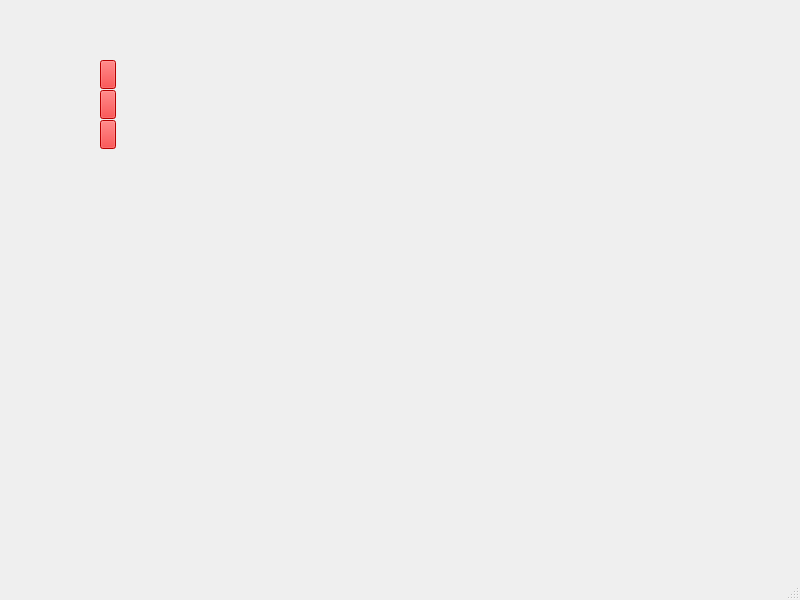
<?xml version="1.0" encoding="UTF-8"?>
<ui version="4.0">
 <class>MainWindow</class>
 <widget class="QMainWindow" name="MainWindow">
  <property name="geometry">
   <rect>
    <x>0</x>
    <y>0</y>
    <width>800</width>
    <height>600</height>
   </rect>
  </property>
  <property name="windowTitle">
   <string>MainWindow</string>
  </property>
  <widget class="QWidget" name="centralwidget">
   <widget class="QPushButton" name="m_PlayBtn">
    <property name="geometry">
     <rect>
      <x>100</x>
      <y>60</y>
      <width>16</width>
      <height>29</height>
     </rect>
    </property>
    <property name="styleSheet">
     <string notr="true"> QPushButton{
     background-color: red;
 }
 QPushButton:pressed {
     background-color: green;     
 }
 QPushButton:hover :!pressed{
     background-color: red;
 }</string>
    </property>
    <property name="text">
     <string/>
    </property>
   </widget>
   <widget class="QPushButton" name="m_SettingsBtn">
    <property name="geometry">
     <rect>
      <x>100</x>
      <y>90</y>
      <width>16</width>
      <height>29</height>
     </rect>
    </property>
    <property name="styleSheet">
     <string notr="true"> QPushButton{
     background-color: red;
 }
 QPushButton:pressed {
     background-color: green;     
 }
 QPushButton:hover :!pressed{
     background-color: red;
 }</string>
    </property>
    <property name="text">
     <string/>
    </property>
   </widget>
   <widget class="QPushButton" name="m_QuitBtn">
    <property name="geometry">
     <rect>
      <x>100</x>
      <y>120</y>
      <width>16</width>
      <height>29</height>
     </rect>
    </property>
    <property name="styleSheet">
     <string notr="true"> QPushButton{
     background-color: red;
 }
 QPushButton:pressed {
     background-color: green;     
 }
 QPushButton:hover:!pressed {
     background-color: yellow;
 }</string>
    </property>
    <property name="text">
     <string/>
    </property>
   </widget>
  </widget>
  <widget class="QMenuBar" name="menubar">
   <property name="geometry">
    <rect>
     <x>0</x>
     <y>0</y>
     <width>800</width>
     <height>25</height>
    </rect>
   </property>
  </widget>
  <widget class="QStatusBar" name="statusbar"/>
 </widget>
 <resources/>
 <connections/>
</ui>
